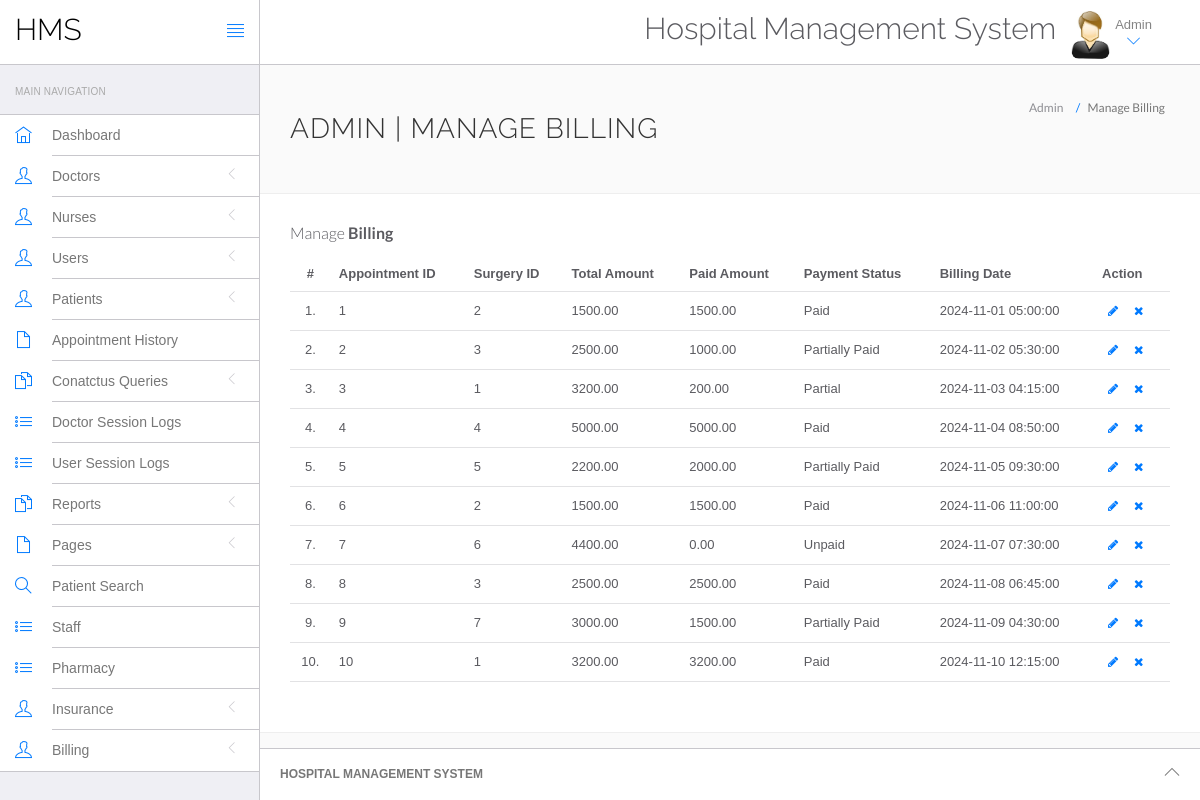
/hms/admin/manage-billing.php (signed in), run on the app's committed database.
### tables this page shows
CREATE TABLE `billing` (
  `id` int(11) NOT NULL,
  `appointmentId` int(11) DEFAULT NULL,
  `surgeryId` int(11) DEFAULT NULL,
  `total_amount` decimal(10,2) DEFAULT NULL,
  `paid_amount` decimal(10,2) DEFAULT NULL,
  `payment_status` varchar(50) DEFAULT NULL,
  `billing_date` timestamp NOT NULL DEFAULT current_timestamp()
);

### hms/admin/manage-billing.php (the view, shortened to what this page needs)
<?php
include('include/config.php');
if (strlen($_SESSION['id'] == 0)) {
    header('location:logout.php');
} else {
    ?>
    <!DOCTYPE html>
    <html lang="en">
    <head>
        <link rel="stylesheet" href="vendor/bootstrap/css/bootstrap.min.css">
        <link rel="stylesheet" href="vendor/fontawesome/css/font-awesome.min.css">
        <link rel="stylesheet" href="vendor/themify-icons/themify-icons.min.css">
        <link href="vendor/animate.css/animate.min.css" rel="stylesheet" media="screen">
        <link href="vendor/perfect-scrollbar/perfect-scrollbar.min.css" rel="stylesheet" media="screen">
        <link href="vendor/switchery/switchery.min.css" rel="stylesheet" media="screen">
        <link href="vendor/bootstrap-touchspin/jquery.bootstrap-touchspin.min.css" rel="stylesheet" media="screen">
        <link href="vendor/select2/select2.min.css" rel="stylesheet" media="screen">
        <link href="vendor/bootstrap-datepicker/bootstrap-datepicker3.standalone.min.css" rel="stylesheet"
              media="screen">
        <link href="vendor/bootstrap-timepicker/bootstrap-timepicker.min.css" rel="stylesheet" media="screen">
        <link rel="stylesheet" href="assets/css/styles.css">
        <link rel="stylesheet" href="assets/css/plugins.css">
        <link rel="stylesheet" href="assets/css/themes/theme-1.css" id="skin_color"/>
    </head>
    <body>
    <div id="app">
        <?php include('include/sidebar.php'); ?>
        <div class="app-content">
            <?php include('include/header.php'); ?>
            <div class="main-content">
                <div class="wrap-content container" id="container">
                    <section id="page-title">
                        <div class="row">
                            <div class="col-sm-8">
                                <h1 class="mainTitle">Admin | Manage Billing</h1>
                            </div>
                            <ol class="breadcrumb">
                                <li>
                                    <span>Admin</span>
                                </li>
                                <li class="active">
                                    <span>Manage Billing</span>
                                </li>
                            </ol>
                        </div>
                    </section>
                    <div class="container-fluid container-fullw bg-white">
                        <div class="row">
                            <div class="col-md-12">
                                <h5 class="over-title margin-bottom-15">Manage <span class="text-bold">Billing</span></h5>
                                <table class="table table-hover" id="sample-table-1">
                                    <thead>
                                    <tr>
                                        <th class="center">#</th>
                                        <th>Appointment ID</th>
                                        <th>Surgery ID</th>
                                        <th class="hidden-xs">Total Amount</th>
                                        <th>Paid Amount</th>
                                        <th>Payment Status</th>
                                        <th>Billing Date</th>
                                        <th>Action</th>
                                    </tr>
                                    </thead>
                                    <tbody>
                                    <?php
                                    $sql = mysqli_query($con, "select * from billing");
                                    $cnt = 1;
                                    while ($row = mysqli_fetch_array($sql)) {
                                        ?>
                                        <tr>
                                            <td class="center"><?php echo $cnt; ?>.</td>
                                            <td><?php echo $row['appointmentId']; ?></td>
                                            <td><?php echo $row['surgeryId']; ?></td>
                                            <td class="hidden-xs"><?php echo $row['total_amount']; ?></td>
                                            <td><?php echo $row['paid_amount']; ?></td>
                                            <td><?php echo $row['payment_status']; ?></td>
                                            <td><?php echo $row['billing_date']; ?></td>
                                            <td>
                                                <div class="visible-md visible-lg hidden-sm hidden-xs">
                                                    <a href="edit-billing.php?id=<?php echo $row['id']; ?>"
                                                       class="btn btn-transparent btn-xs" tooltip-placement="top"
                                                       tooltip="Edit"><i class="fa fa-pencil"></i></a>
                                                    <a href="manage-billing.php?id=<?php echo $row['id'] ?>&del=delete"
                                                       onClick="return confirm('Are you sure you want to delete?')"
                                                       class="btn btn-transparent btn-xs tooltips" tooltip-placement="top"
                                                       tooltip="Remove"><i class="fa fa-times fa fa-white"></i></a>
                                                </div>
                                            </td>
                                        </tr>
                                        <?php
                                        $cnt = $cnt + 1;
                                    } ?>
                                    </tbody>
                                </table>
                            </div>
                        </div>
                    </div>
                </div>
            </div>
        </div>
        <?php include('include/footer.php'); ?>
    </div>
    </body>
    </html>
<?php } ?>

### hms/admin/assets/css/themes/theme-1.css (style rules this page uses)
body { background: #FAFAFA; }

### data on the page
billing: appointmentId "1", surgeryId "2", total_amount "1500.00", paid_amount "1500.00", payment_status "Paid", billing_date "2024-11-01 05:00:00"
billing: appointmentId "2", surgeryId "3", total_amount "2500.00", paid_amount "1000.00", payment_status "Partially Paid", billing_date "2024-11-02 05:30:00"
billing: appointmentId "3", surgeryId "1", total_amount "3200.00", paid_amount "200.00", payment_status "Partial", billing_date "2024-11-03 04:15:00"
billing: appointmentId "4", surgeryId "4", total_amount "5000.00", paid_amount "5000.00", payment_status "Paid", billing_date "2024-11-04 08:50:00"
billing: appointmentId "5", surgeryId "5", total_amount "2200.00", paid_amount "2000.00", payment_status "Partially Paid", billing_date "2024-11-05 09:30:00"
billing: appointmentId "6", surgeryId "2", total_amount "1500.00", paid_amount "1500.00", payment_status "Paid", billing_date "2024-11-06 11:00:00"
billing: appointmentId "7", surgeryId "6", total_amount "4400.00", paid_amount "0.00", payment_status "Unpaid", billing_date "2024-11-07 07:30:00"
billing: appointmentId "8", surgeryId "3", total_amount "2500.00", paid_amount "2500.00", payment_status "Paid", billing_date "2024-11-08 06:45:00"
billing: appointmentId "9", surgeryId "7", total_amount "3000.00", paid_amount "1500.00", payment_status "Partially Paid", billing_date "2024-11-09 04:30:00"
billing: appointmentId "10", surgeryId "1", total_amount "3200.00", paid_amount "3200.00", payment_status "Paid", billing_date "2024-11-10 12:15:00"
